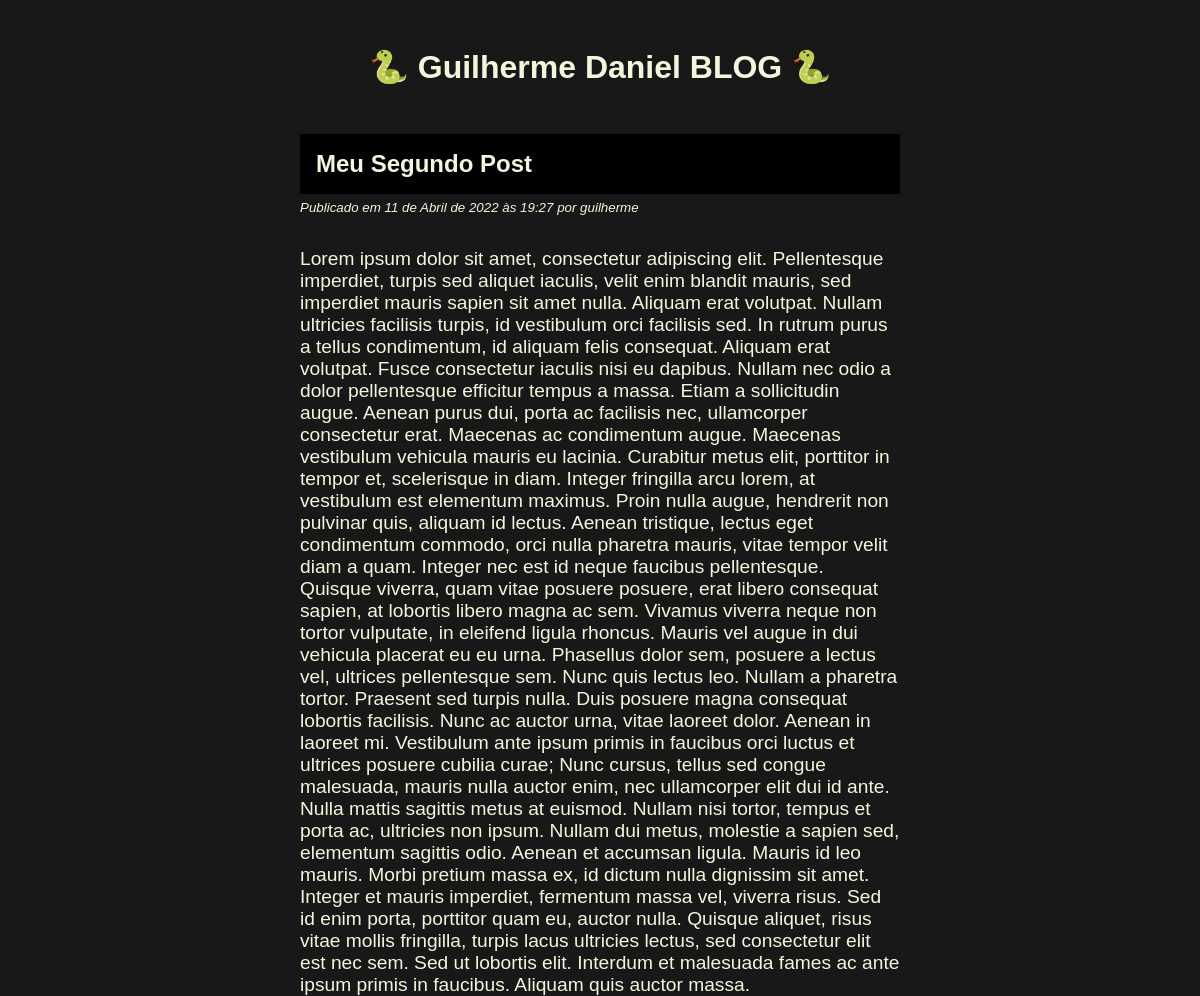
Screenshot of /blog/meu-segundo-post/ with the database file from the repository.
### blog/models.py (models this page shows, shortened)
class Post(models.Model):
    title = models.CharField(max_length=255)
    slug = models.SlugField(max_length=255, unique=True)
    author = models.ForeignKey(User, on_delete=models.CASCADE)
    body = models.TextField()
    created = models.DateTimeField(auto_now_add=True)
    updated = models.DateTimeField(auto_now = True)
    class Meta:
        ordering = ("-created",)

### blog/views.py (the view)
# urls.py: path("<slug:slug>/", views.PostDetailView.as_view(), name="detail")
class PostDetailView(DetailView):
    model = Post

### blog/templates/blog/post_detail.html (shortened to what this page needs)
{% extends "blog/base.html" %}
{% block content %}
    <h2 class="post-title">{{ post.title }}</h2>
    <p class="date">
        <small>
            <em>
                Publicado em {{ post.created }} por {{ post.author }}
            </em>
        </small>
    </p>
    <div class="post-body">
        {{ post.body }}
    </div>
{% endblock %}

### blog/static/css/blog.css (style rules this page uses)
body { margin: 0 25%; font-family: 'Lucida Sans', 'Lucida Sans Regular', 'Lucida Grande', 'Lucida Sans Unicode', Geneva, Verdana, sans-serif; background-color: #181818; color: beige; }
.post-title { text-transform: capitalize; background-color: #000; padding: 1rem 0 1rem 1rem; }
.date { margin-top: -1rem; }
.post-body { margin-top: 2rem; font-size: larger; }

### rows the page displays
Post: title "Meu Segundo Post", created "11 de Abril de 2022 às 19:27", author "guilherme", body "Lorem ipsum dolor sit amet, consectetur adipiscing elit. Pellentesque imperdiet, turpis sed aliquet iaculis, velit enim blandit mauris, sed imperdiet mauris sapien sit amet nulla. Aliquam erat volutpat. Nullam ultricies facilisis turpis, id vestibulum orci facilisis sed. In rutrum purus a tellus condimentum, id aliquam felis consequat. Aliquam erat volutpat. Fusce consectetur iaculis nisi eu dapibus. Nullam nec odio a dolor pellentesque efficitur tempus a massa. Etiam a sollicitudin augue. Aenean purus dui, porta ac facilisis nec, ullamcorper consectetur erat. Maecenas ac condimentum augue. Maecenas vestibulum vehicula mauris eu lacinia. Curabitur metus elit, porttitor in tempor et,…"
